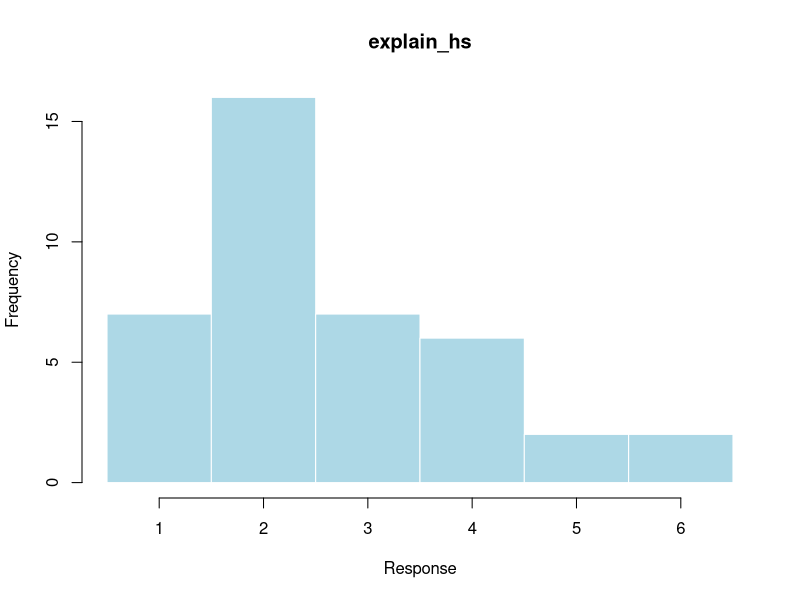
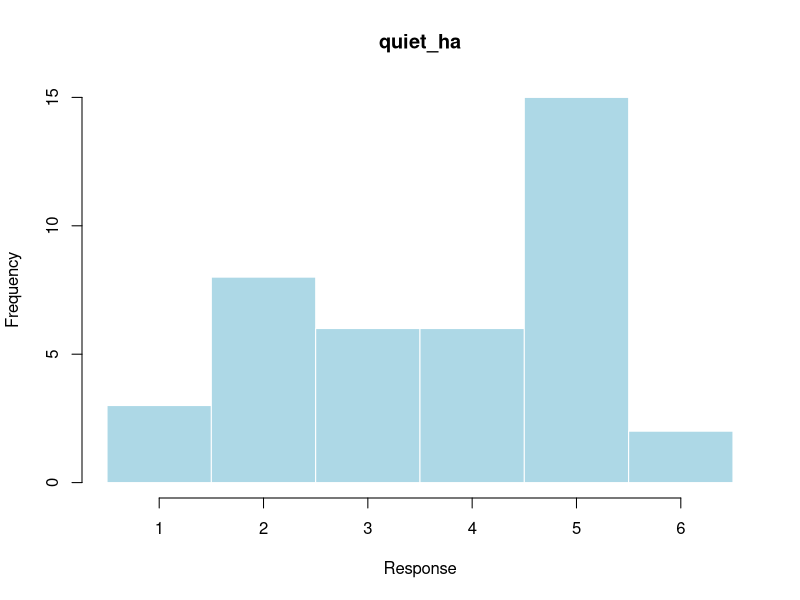
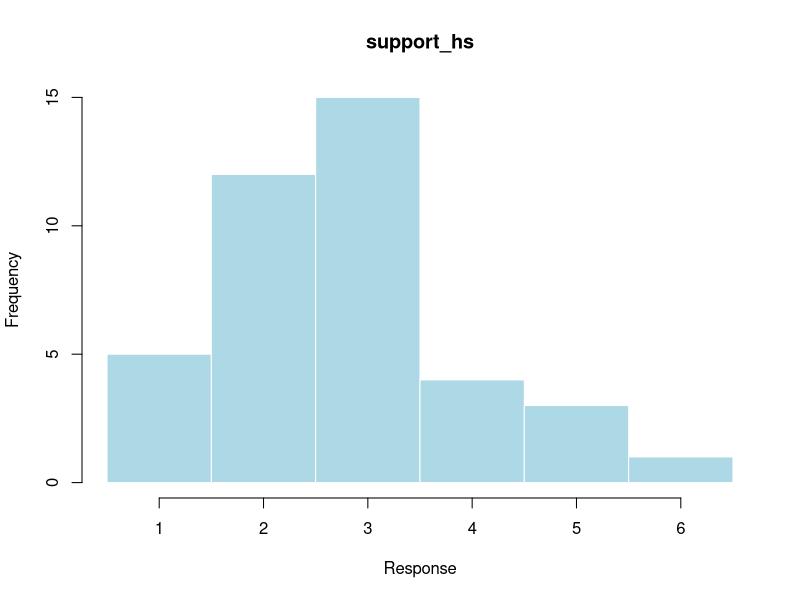
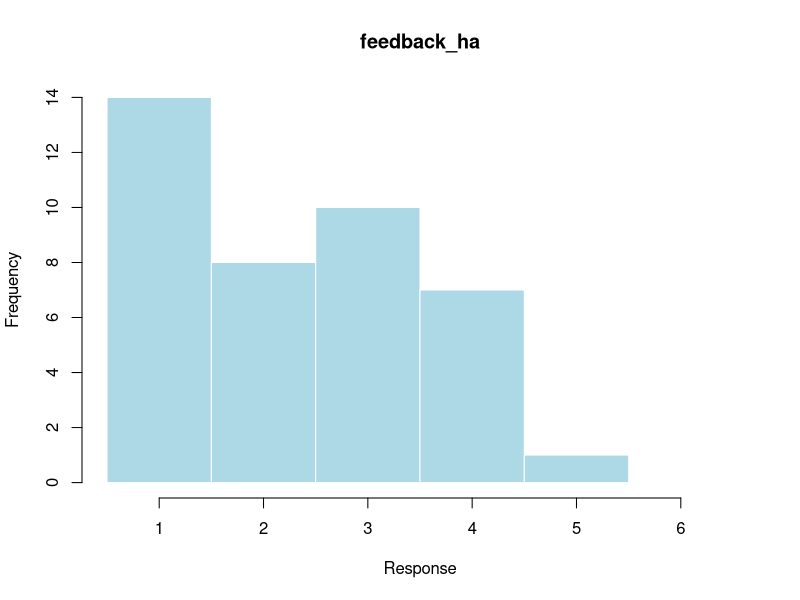
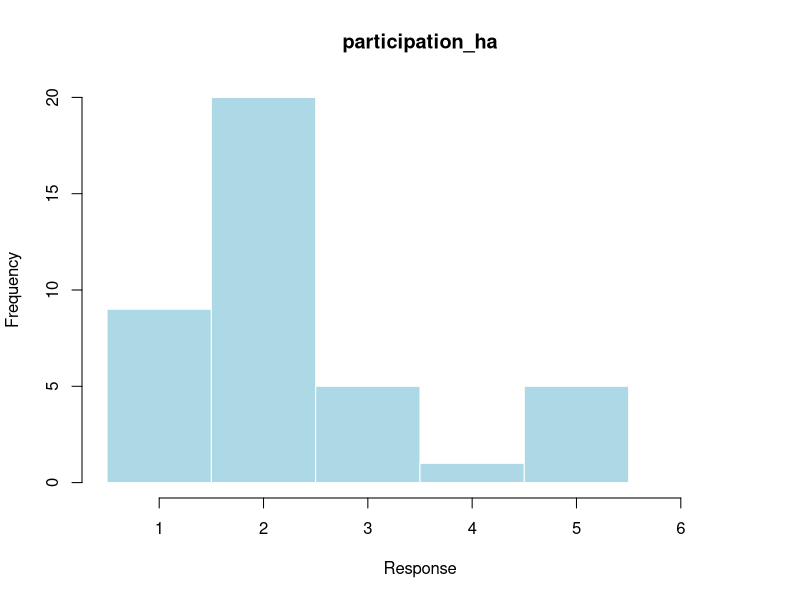
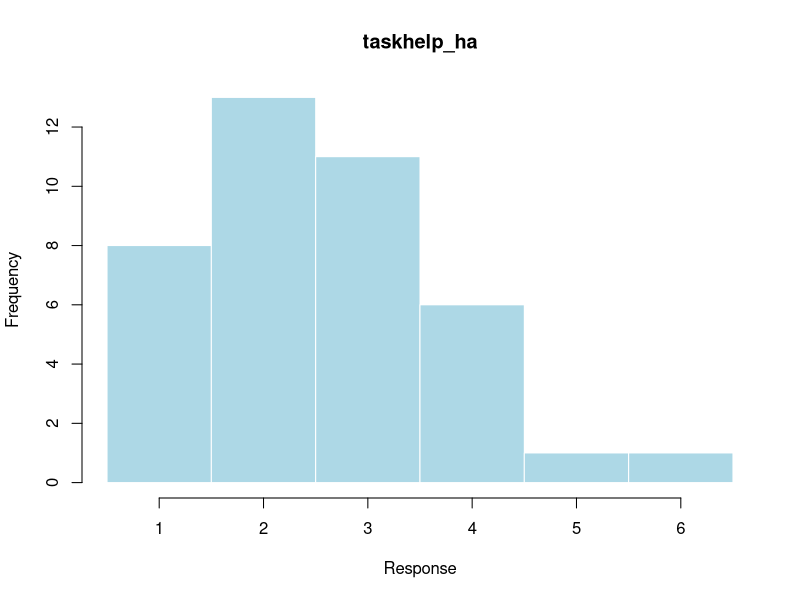
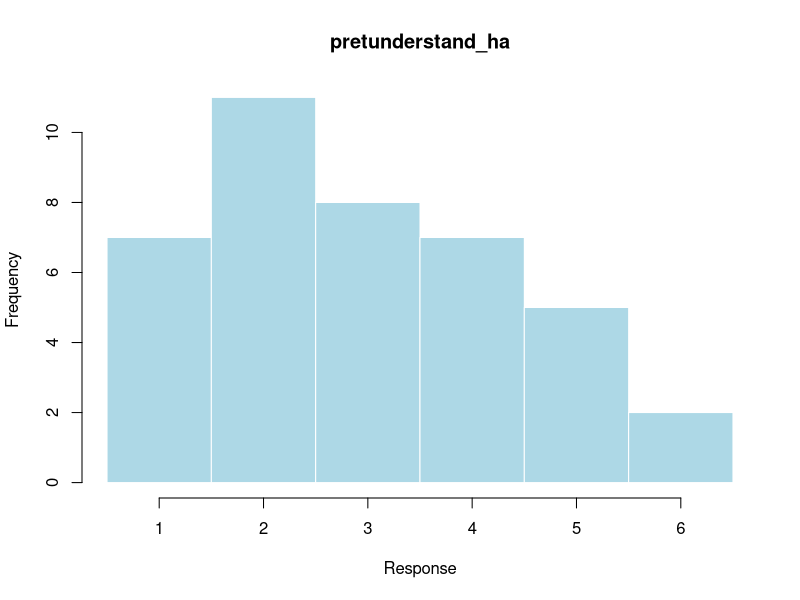
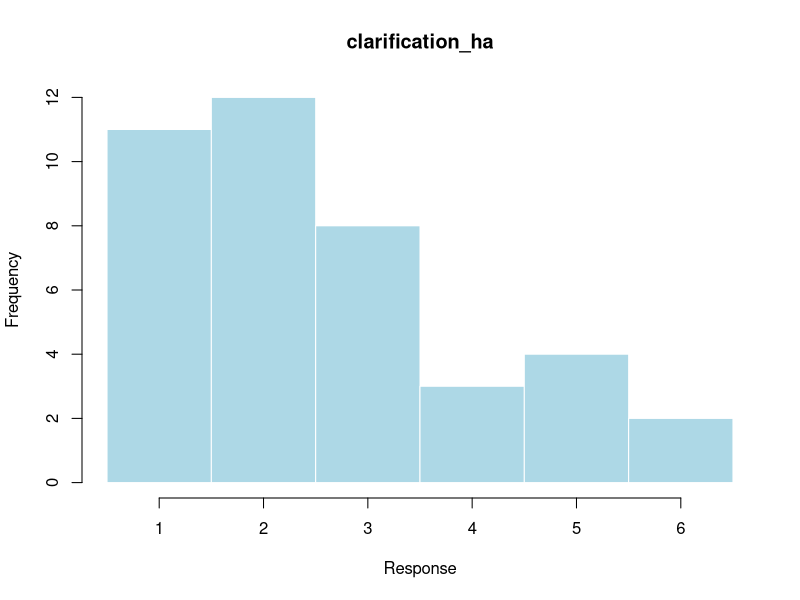

These figures' R source, in order:
print(getwd())
path="~/Desktop/psychometrics_foundations/psychometrics_help-avoidance"
setwd(path)

#Install libraries
library(foreign) # importing/exporting data from/to different statistical software formats
library(fastDummies) # creating binary indicator variables from categorical variables
library(lubridate) # handling and manipulation of date and time data
library(dplyr)

#upload data
rawdata <- read.csv("data/Help Avoidance in Group Projects.csv")
rawdata$id <- 1:nrow(rawdata) #Add ID column

dim(rawdata) # dimension
head(rawdata) # first entries

#filter to just item data and covariate data
df <- rawdata[c(3:14)]

#change column names
df <- df %>%
  rename(
    explain_hs = "I.ask.my.group.members.to.explain.concepts.that.confuse.me.",
    quiet_ha = "If.I.do.not.understand..I.will.be.quieter.in.group.project.meetings.",
    support_hs = "If.I.am.struggling.with.my.project.contributions..I.seek.support.from.my.group.members.",
    feedback_ha = "When.I.am.unsure.about.my.work..I.am.reluctant.to.seek.feedback.from.my.group.",
    participation_ha = "If.a.project.is.too.hard.for.me..I.participate.less.rather.than.ask.my.group.for.help.",
    taskhelp_ha = "I.avoid.asking.my.group.members.for.help.even.when.I.find.my.task.difficult.",
    pretunderstand_ha = "I.pretend.to.understand.group.project.discussions.even.when.I.feel.confused..",
    clarification_ha = "I.hesitate.to.ask.my.teammates.for.clarification.during.group.projects.",
    workown_ha = "I.tend.to.keep.working.on.my.own.even.when.collaborating.with.my.group.would.make.the.task.easier.",
    degree_level = "What.is.your.current.student.status.",
    fos = "Which.field.best.describes.your.area.of.study.",
    langlevel = "Self.rate.your.skills.in.the.language.typically.used.for.your.group.projects..e.g...German.or.English.."
  )

#degree level numerical encoding 
# Classify as 1 (Undergraduate or equivalent)
unique(df$degree_level) #return unique values
df$degree_level[df$degree_level == "Undergraduate Student (Bachelor or equivalent)"] <- 1
df$degree_level[df$degree_level  == "MD"] <- 1 #MD = med student, these can be considered undergraduates
df$degree_level[df$degree_level  == "Medical Student"] <- 1
# Classify as 2 (Master or equivalent)
df$degree_level[df$degree_level == "Graduate Student (Master or equivalent)"] <- 2
# Classify as 3 (Doctoral or equivalent)
df$degree_level[df$degree_level == "Doctoral Student (PhD or equivalent)"] <- 3

#language level self rating numerical encoding 
unique(df$langlevel) #return unique values
df$langlevel[df$langlevel == "Less than adequate"]<-1
df$langlevel[df$langlevel ==" Adequate"]<-2
df$langlevel[df$langlevel == "Good"]<-3
df$langlevel[df$langlevel == "Excellent"]<-4
df$langlevel[df$langlevel == "Native Speaker"]<-5

#fos numerical encoding 
unique(df$fos) #return unique values
df$fos[df$fos=="Economics and Social Sciences"]<-1
df$fos[df$fos=="Theology"]<-2
df$fos[df$fos=="Science"]<-3
df$fos[df$fos=="Humanities"]<-4
df$fos[df$fos=="Medicine"]<-5
#assign data science to economics and social sciences
df$fos[df$fos=="Data Science"]<-1
#assign rhetorics, philospophy to humanities
df$fos[df$fos=="Rhetorics, philosophy "]<-4

# save the relevant item labels
item_names <- colnames(df[1:9])
  
# all information should be saved in a data frame where the 
# number of rows correspond to the number of participants 
# and the number of columns to the number of items and covariates.
# Use some kind of id as column names (instead of the full questions), 
# e.g. rename a single column: colnames(dat.sub)[1] <- "item1"
# or all columns: colnames(dat.sub) <- c("item1", "item2",...)
# The entries should be the item responses (values between 1 and 6)
# and some numerical encoding for the covariates

###############################################################
# ANALYSIS
###############################################################

# use only the item information, not the covariates
dfitems <- df[,item_names]
head(dfitems)

#correlation matrix before reverse coding
round(cor(dfitems), 2)

#explain_hs and support_hs should be reversed (negative).
#this aligns with how questions were writted
# So, we re-code by subtracting the response value from 
# the maximum score plus 1 = 6 + 1 = 7
dfitems[,"explain_hs"] <- 7-dfitems[,"explain_hs"]
dfitems[,"support_hs"] <- 7-dfitems[,"support_hs"]

#correlation matrix after reverse coding
round(cor(dfitems), 2)

###############################################################
# VISUAL INSPECTIONS
###############################################################

# Calculate total scores (sum of all item scores per person) for scale
total_scores <- apply(dfitems,1,sum) 

#################################
# Histograms
#################################
# Plot histogram of single item responses
for (i in item_names) {
  pdf(paste0("figures/histogram_", i, ".pdf"), width = 7, height = 5)
  hist(
    dfitems[[i]],
    main = i,   # title
    xlab = "Response",                          # x-axis label
    ylab = "Frequency",                         # y-axis label
    col = "lightblue",                        # bar color
    border = "white",                         # remove dark borders
    breaks = seq(0.5, 6.5, by = 1),   # produces bins centered at 1,2,3,4,5,6
    xaxt = "n",                        # suppress default x-axis
  )
  axis(1, at = 1:6, labels = 1:6)
  dev.off()
}

# Plot histogram of total scores (here we expect a Gaussian)
pdf("figures/histogram_strategy.pdf", width = 7, height = 5)
# Find the actual minimum and maximum score for clean plotting
min_score <- min(total_scores) 
max_score <- max(total_scores)
total_scores
hist(
  total_scores,
  main = "Total Scores",   # title
  xlab = "Response",                          # x-axis label
  ylab = "Frequency",                         # y-axis label
  col = "lightblue",                        # bar color
  border = "white",                         # remove dark borders
  breaks = 10
)
dev.off()

#################################
# Density plots
#################################
# Approximate density for scale 1
pdf("figures/density_strategy.pdf", width = 7, height = 5)
# Compute density first
d <- density(total_scores)
plot(
  d,
  main = "",
  xlab = "Score",
  ylab = "Density",
  lwd = 2,
  col = "steelblue"
)
# Add shaded area under density curve
polygon(d, col = adjustcolor("steelblue", alpha.f = 0.3), border = NA)
# Add normal curve on same x-range
curve(
  dnorm(x, mean = mean(total_scores), sd = sd(total_scores)),
  add = TRUE,
  lwd = 2,
  lty = 3,
  col = "darkred"
)
dev.off()

#################################
# Box plots
#################################
# - Maximum/100th percentile (thin upper horizontal line)
#   the highest data point in the data set excluding any outliers
# - Third quartile/75th percentile (upper end of grey area)
#   the median of the upper half of the dataset
# - Median/50th percentile (thick horizontal line)
#   the middle value in the data set
# - Minimum/0th percentile (thin lower horizontal line)
#   the lowest data point in the data set excluding any outliers
# - First quartile/25th percentile (lower end of grey area)
#   the median of the lower half of the dataset
pdf("figures/boxplot_strategy.pdf", width = 5, height = 7)
boxplot(total_scores)
dev.off()
# If you have some extreme outlier, e.g. one person answering always with 
# one option, you can consider to discard it. Please report this!

# We can also include some covariate information to look at different 
# subgroups of the sample, here we plot different boxplots for language level
pdf("figures/boxplot_strategy_gender.pdf", width = 8, height = 7)
boxplot(
  total_scores ~ langlevel,
  data = df,
  main = "",
  xlab = "Language Level",
  ylab = "Help Avoidance Score",
  col = c("red", "orange", "yellow", "green", "lightblue"),  # two soft colors
  border = "gray30",
  boxwex = 0.6,                       # wider boxes
  cex.axis = 1.2,
  cex.lab = 1.3
)
grid(nx = NA, ny = NULL, col = "gray85", lty = "dotted")
dev.off()


#################################
# Scatter Plots
#################################
# We can look at the relationship between a covariant and the total scores
# of scale 1
pdf("scatter_strategy_age.pdf", width = 7, height = 5)
scatter.smooth(
  x = df$langlevel,
  y = total_scores,
  main = "",
  xlab = "Language Level",
  ylab = "Help Avoidance Score",
  col = adjustcolor("steelblue", alpha.f = 0.5),   # semi-transparent points
  pch = 16,                                        # solid circles
  lpars = list(col = "darkred", lwd = 2)           # smoother line style
)
dev.off()

###############################################################
# DESCRIPTIVE STATISTICS
###############################################################

#################################
# Item difficulty
#################################
#item difficulty: to people tend to have very high endorsements (all very high or all very low)
# This provides information about how strongly persons agreed on average.
# It can be calculated based on the minimum and maximum score that can be 
# chosen/achieved on the scale:
# diff := (mean(item) - min_score) / (max_score - min_score)
# The difficulty can take values between 0 to 1 and should not be too extreme,
# otherwise low or high response values are chosen too often and we cannot
# discriminate between participants.

# Calculate the mean of each item
itemdiff <- apply(df[1:9],2,mean)

# Get the min and max score of scale
range(df[,1:9])
minscore1 <- 1 # set min score
maxscore1 <- 6 # set max score
# Calculate the difficulties for scale
itemdiff[1:9] <- (itemdiff[1:9]-minscore1)/(maxscore1-minscore1)

# Check the range of the item difficulties
range(itemdiff) 

# Plot the difficulties of scale 1 items
pdf("figures/item_difficulty_strategy.pdf", width = 7, height = 5)
plot(itemdiff[1:9], axes=F, type="b", ylim=c(0,1),
     xlab="item", ylab="item difficulty")
axis(2) # add y-axis
axis(1,1:9,c(1,2,3,4,5,6,7,8,9)) # add item labels on x-axis
abline(h=c(.1,.5,.9),lty=2) # add horizontal lines
dev.off()
# -> items 2 has high difficulty

#################################
# Item variance
#################################
#item variance: how much do responses differ
# This provides information about the variation in the responses. It is an
# important consideration on top of the item difficulty since the latter
# can take a moderate value for two reasons:  either the responses are well
# distributed between low and high scores (indicating a desirable spread),
# or most responses cluster around medium scores (indicating less discrimination)
# A high variance indicates the first, more desirable scenario. High is
# always relative to the scale range (the variance of a 6-point-scale is
# naturally bigger than the one of a 4-point scale). The theoretical maximum 
# variance can be calculated to be: (max_score - min_score)^2 / 4
# Looking at the standard deviation (the square root of the variance) can be 
# more intuitive since it has the same "unit" as the measure itself.
##Standard Deviation: want larger/medium STD, concerned about variance that is too small 
#too small STD--> too similar, cannot distinguish differences

# For a 6-point scale we get a maximum variance of 6.25 and thus a standard 
# deviation of 2.5, so we can interpret the standard deviation as follows:
# > 1: low variance -responses are clustered around a central value 
#                   (e.g., most responses are 3 or 4).
# 1-2: moderate variance - responses are somewhat dispersed 
#                   but still show clustering
# > 2: high variance - responses are widely spread across the scale, 
#                   indicating good discrimination.

# Calculate the variance of the response scores for all items
itemvar <- apply(df[1:9],2,var)
# Print the variances
print(itemvar)
# Print the standard deviations
print(sqrt(itemvar))

# Plot the variances of scale 1 items
pdf("figures/item_variance_strategy.pdf", width = 7, height = 5)
plot(itemvar[1:9], axes=F, type="b", ylim=c(0,2.5),
     xlab="item", ylab="item variance")
axis(2) # add y-axis
axis(1,1:9,c(1,2,3,4,5,6,7,8,9)) # add item labels on x-axis
dev.off()

# Plot the standard deviation of scale 1 items
pdf("figures/item_std_strategy.pdf", width = 7, height = 5)
plot(sqrt(itemvar[1:9]), axes=F, type="b", ylim=c(0,2.5),
     xlab="item", ylab="item standard deviation")
axis(2) # add y-axis
abline(h=c(1,2),lty=2) # add horizontal lines
axis(1,1:9,c(1,2,3,4,5,6,7,8,9)) # add item labels on x-axis
dev.off()

#################################
# Item-scale correlation
#################################
#item/scale correlation: does this item behave consistently with other items on the scale (high: fits well, low: doesn't fit well)
#want high correlation
# These are the correlations between a single item in a scale and 
# the average of all the other items within the same scale.
# They should be high for internal consistency.
# When they are low, check if removing items with particularly low 
# correlation to the scale improves the other item-scale correlations.
#
# Calculate the items correlations separately for each scale!

itemcor <- c() # empty list
# loop  through the items
for(j in 1:length(item_names)){
  # Save the sub scale including all items, but item j
  scale_no_j <- apply(dfitems[-j],1,mean)
  # Calculate the correlation with item j
  itemcor[j] <- cor(dfitems[j],scale_no_j)
}
# plot the results
pdf("figures/item_scale_correlation_strategy.pdf", width = 7, height = 5)
plot(itemcor, axes=F, type="b", ylim=c(0,1),
     xlab="item", ylab="item scale correlation")
axis(2) # add y-axis
axis(1,1:9,c(1,2,3,4,5,6,7,8,9)) # add item labels on x-axis
abline(h=c(.3),lty=2) # add horizontal line
dev.off()
itemcor
# item scale correlations all very low, 
# not acceptable(below threshold of 0.3) are candidates for deletion

# Test correction of scale by removing item 3
item_names_a <- item_names[-3] # remove the item
itemcora <- c() # empty list
# loop  through the items
for(j in 1:length(item_names_a)){
  # Save the sub scale including all items, but item j
  scale_no_j <- apply(dfitems[-j],1,mean)
  # Calculate the correlation with item j
  itemcora[j] <- cor(dfitems[j],scale_no_j,use="pair")
}
itemcora # print the correlations 

pdf("figures/item_scale_correlation_strategy_reduced_A.pdf", width = 7, height = 5)
plot(itemcora, axes=F, type="b", ylim=c(0,1),
     xlab="item", ylab="item scale correlation")
axis(2) # add y-axis
axis(1,1:8,c(1,2,4,5,6,7,8,9)) # add item labels on x-axis
abline(h=c(.3),lty=2) # add horizontal line
dev.off()

# Test correction of scale by removing items 3 and 4
item_names_b <- item_names[-c(3,4)] # remove the items
itemcorb <- c() # empty list
# loop  through the items
for(j in 1:length(item_names_b)){
  # Save the sub scale including all items, but item j
  scale_no_j <- apply(dfitems[-j],1,mean)
  # Calculate the correlation with item j
  itemcorb[j] <- cor(dfitems[j],scale_no_j,use="pair")
}
itemcorb # print the correlations 

pdf("figures/item_scale_correlation_strategy_reduced_B.pdf", width = 7, height = 5)
plot(itemcorb, axes=F, type="b", ylim=c(0,1),
     xlab="item", ylab="item scale correlation")
axis(2) # add y-axis
axis(1,1:7,c(1,2,5,6,7,8,9)) # add item labels on x-axis
abline(h=c(.3),lty=2) # add horizontal line
dev.off()

# Test correction of scale by removing items 3, 4, 5
item_names_c <- item_names[-c(3,4,5)] # remove the items
itemcorc <- c() # empty list
# loop  through the items
for(j in 1:length(item_names_c)){
  # Save the sub scale including all items, but item j
  scale_no_j <- apply(dfitems[-j],1,mean)
  # Calculate the correlation with item j
  itemcorc[j] <- cor(dfitems[j],scale_no_j,use="pair")
}
itemcorc # print the correlations 

pdf("figures/item_scale_correlation_strategy_reduced_C.pdf", width = 7, height = 5)
plot(itemcorc, axes=F, type="b", ylim=c(0,1),
     xlab="item", ylab="item scale correlation")
axis(2) # add y-axis
axis(1,1:6,c(1,2,6,7,8,9)) # add item labels on x-axis
abline(h=c(.3),lty=2) # add horizontal line
dev.off()

# Test correction of scale by removing items 3, 4, 5, 6
item_names_d <- item_names[-c(3,4,5,6)] # remove the items
itemcord <- c() # empty list
# loop  through the items
for(j in 1:length(item_names_d)){
  # Save the sub scale including all items, but item j
  scale_no_j <- apply(dfitems[-j],1,mean)
  # Calculate the correlation with item j
  itemcord[j] <- cor(dfitems[j],scale_no_j,use="pair")
}
itemcord # print the correlations 

pdf("figures/item_scale_correlation_strategy_reduced_D.pdf", width = 7, height = 5)
plot(itemcord, axes=F, type="b", ylim=c(0,1),
     xlab="item", ylab="item scale correlation")
axis(2) # add y-axis
axis(1,1:5,c(1,2,7,8,9)) # add item labels on x-axis
abline(h=c(.3),lty=2) # add horizontal line
dev.off()

# However, we keep everything for the subsequent analyses 
# because factor analyses may reveal a different structure.

#################################
# Table with all results
#################################
library(xtable)
# Save all calculated item descriptive statistics in a data frame
tab1 <- data.frame(itemdiff, itemvar, itemcor)
# Add column names
colnames(tab1) <- c("item difficulty","item variance", "item scale correlation")
# Add item codes as row names
rownames(tab1) <- item_names
# Print table with values rounded to two decimal places
round(tab1,2)

# Print latex table
xtable(tab1)
